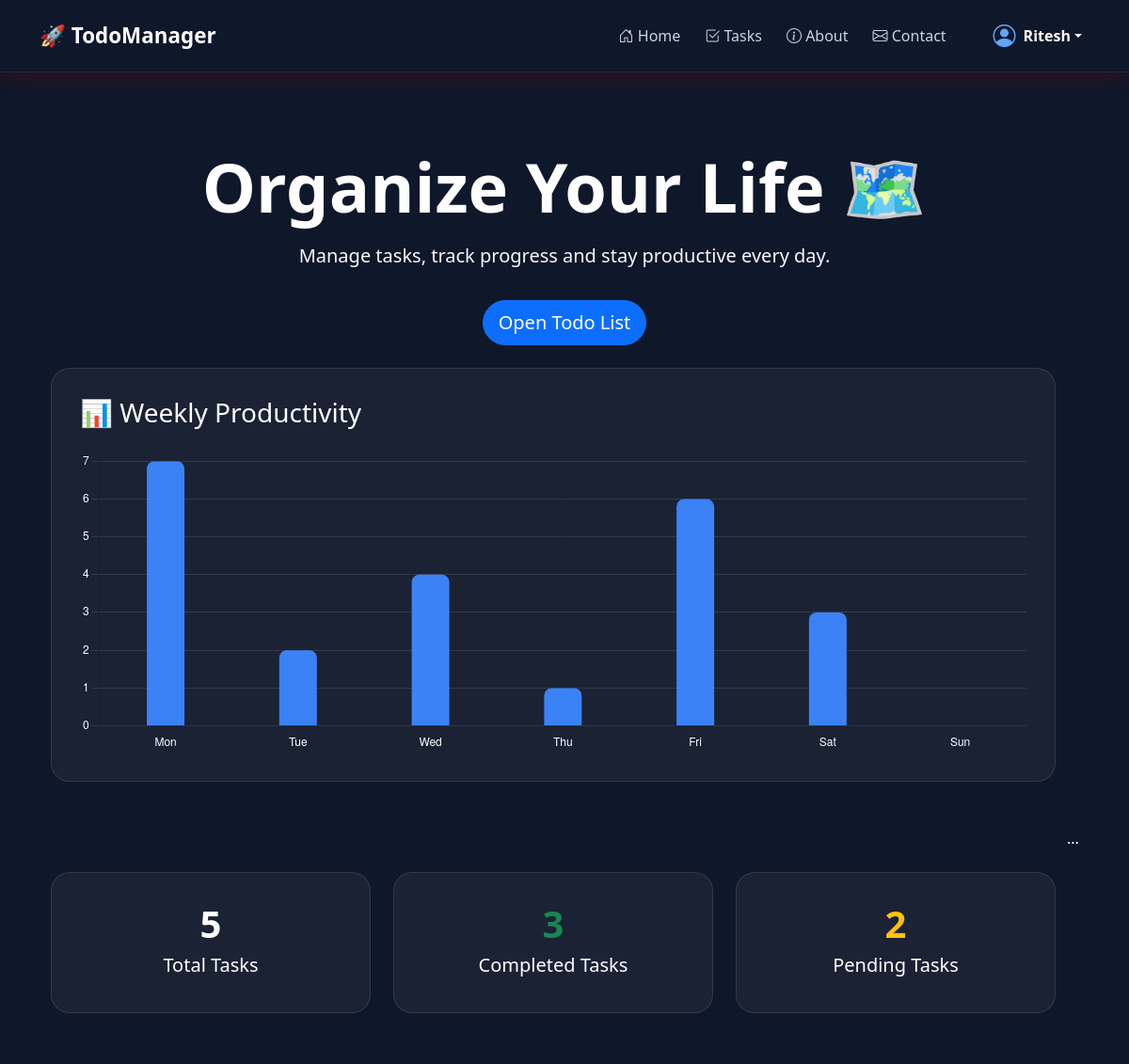
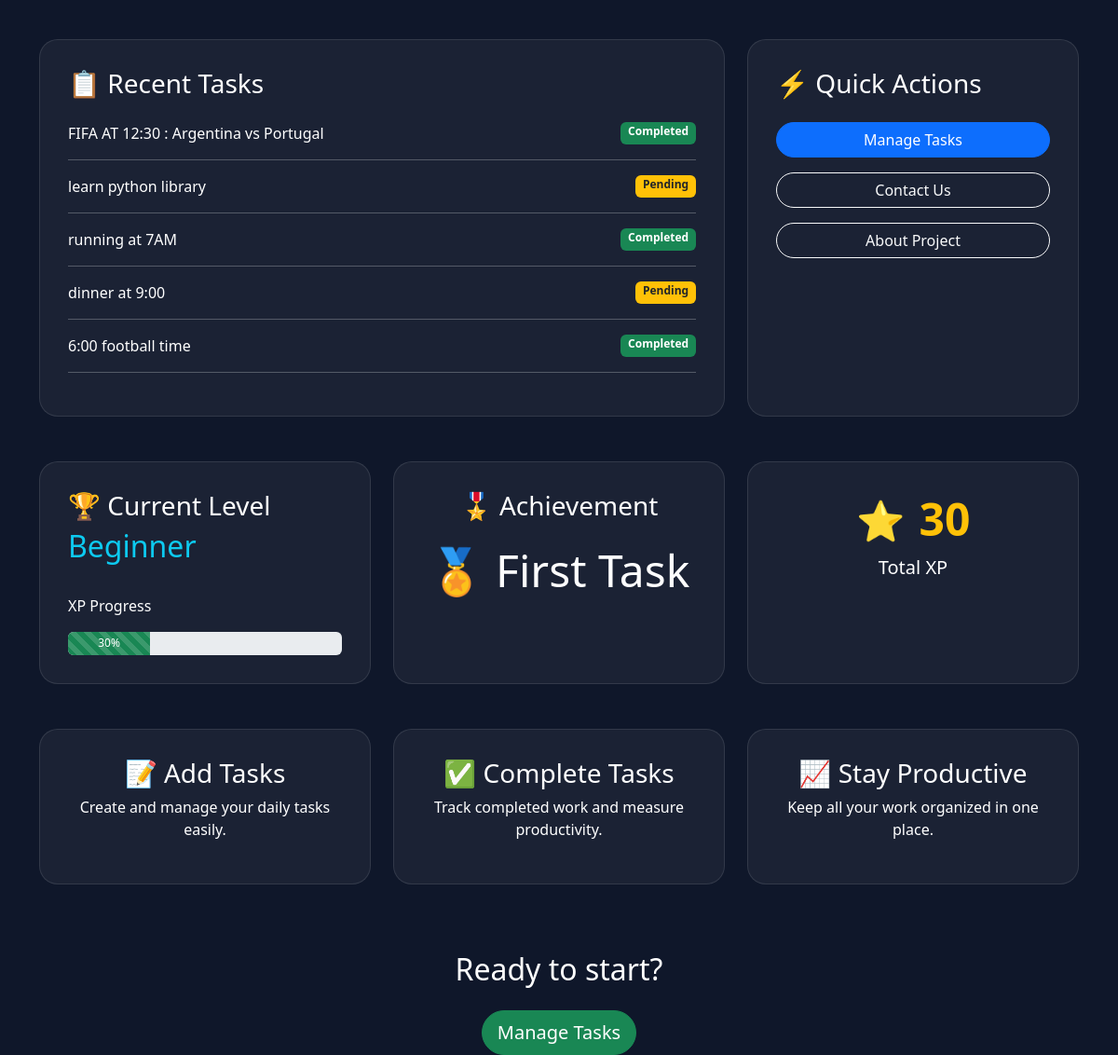
The app's page / (signed in) with its own data (2 pictures, top to bottom).
### todolist/models.py (models this page shows, shortened)
class Task(models.Model):
    user = models.ForeignKey(
        User,
        on_delete=models.CASCADE
    )
    task = models.CharField(max_length=100)
    is_completed = models.BooleanField(default=False)
    reward_points = models.IntegerField(default=0)
    completed_at = models.DateTimeField(
        null=True,
        blank=True
    )

### todolist/views.py (the view)
# urls.py: path('', views.homepage, name='homepage'),
@login_required
def homepage(request):
    user_tasks = Task.objects.filter(user=request.user)
    today = timezone.now().date()
    start_of_week =today-timedelta(days=today.weekday())
    week_labels =['Mon','Tue','Wed','Thu','Fri','Sat','Sun']
    weekly_data=[7,2,4,1,6,3]
    for i in range(7):
        current_day=start_of_week + timedelta(days=i)
        count = Task.objects.filter(
            user=request.user,
            is_completed=True,
            completed_at__date=current_day
            ).count()
        weekly_data.append(count)
    total_tasks = user_tasks.count()
    completed_tasks = user_tasks.filter(is_completed=True).count()
    pending_tasks = user_tasks.filter(is_completed=False).count()
    recent_tasks = user_tasks.order_by('-id')[:5]
    total_xp = sum(task.reward_points for task in user_tasks)
    if total_xp < 100:
        level = 'Beginner'
        progress = total_xp
    elif total_xp < 250:
        level = 'Learner'
        progress = total_xp - 100
    elif total_xp < 500:
        level = 'Professional'
        progress = total_xp - 250
    elif total_xp < 1000:
        level = 'Expert'
        progress = total_xp - 500
    else:
        level = 'Master'
        progress = 100
    if completed_tasks >= 50:
        badge = "👑 Master"
    elif completed_tasks >= 25:
        badge = "🥇 Champion"
    elif completed_tasks >= 10:
        badge = "🥈 Productive"
    elif completed_tasks >= 1:
        badge = "🏅 First Task"
    else:
        badge = "No Badge"
    context = {
        'page': 'Home Page',
        'total_tasks': total_tasks,
        'completed_tasks': completed_tasks,
        'pending_tasks': pending_tasks,
        'recent_tasks': recent_tasks,
        'total_xp': total_xp,
        'level': level,
        'progress': progress,
        'badge': badge,
        'week_labels': json.dumps(week_labels),
        'weekly_data': json.dumps(weekly_data),
    }
    return render(request, 'homepage.html', context)

### todolist/templates/homepage.html (shortened to what this page needs)
{% extends 'base.html' %}
{% block content %}
<div class="container py-5">
    <div class="text-center mb-5">
        <h1 class="display-2 fw-bold">
            Organize Your Life 🗺️
        </h1>
        <p class="lead text-light mt-3">
            Manage tasks, track progress and stay productive every day.
        </p>
        <a href="{% url 'todolist' %}" class="btn btn-primary btn-lg mt-3">
            Open Todo List
        </a>
    </div>
<div class="row g-4">
<div class="row mb-5">
    <div class="col-12">
        <div class="feature-card">
            <h3 class="mb-4">
                📊 Weekly Productivity
            </h3>
            <div style="height:320px;">
                <canvas id="weeklyChart"></canvas>
            </div>
        </div>
    </div>
</div>
<div class="row g-4">
    <div class="col-md-4">
        <div class="feature-card text-center">
            <h1 class="fw-bold">{{ total_tasks }}</h1>
            <h5>Total Tasks</h5>
        </div>
    </div>
    <div class="col-md-4">
        <div class="feature-card text-center">
            <h1 class="fw-bold text-success">{{ completed_tasks }}</h1>
            <h5>Completed Tasks</h5>
        </div>
    </div>
    <div class="col-md-4">
        <div class="feature-card text-center">
            <h1 class="fw-bold text-warning">{{ pending_tasks }}</h1>
            <h5>Pending Tasks</h5>
        </div>
    </div>
</div>
    ...
    </div>
    </div>
    <div class="row mt-5">
        <div class="col-lg-8">
            <div class="feature-card">
                <h3 class="mb-4">📋 Recent Tasks</h3>
                {% for task in recent_tasks %}
                    <div class="d-flex justify-content-between mb-3">
                        <span>{{ task.task }}</span>
                        {% if task.is_completed %}
                            <span class="badge bg-success">
                                Completed
                            </span>
                        {% else %}
                            <span class="badge bg-warning text-dark">
                                Pending
                            </span>
                        {% endif %}
                    </div>
                    <hr>
                {% empty %}
                    <p>No tasks available.</p>
                {% endfor %}
            </div>
        </div>
        <div class="col-lg-4">
            <div class="feature-card">
                <h3 class="mb-4">⚡ Quick Actions</h3>
                <a href="{% url 'todolist' %}"
                   class="btn btn-primary w-100 mb-3">
                    Manage Tasks
                </a>
                <a href="{% url 'contact' %}"
                   class="btn btn-outline-light w-100 mb-3">
                    Contact Us
                </a>
                <a href="{% url 'about' %}"
                   class="btn btn-outline-light w-100">
                    About Project
                </a>
            </div>
        </div>
    </div>
    <div class="row mt-5">
        <div class="col-md-4">
            <div class="feature-card">
                <h3>🏆 Current Level</h3>
                <h2 class="text-info">
                    {{ level }}
                </h2>
                <br>
                <p>XP Progress</p>
                <div class="progress" style="height:25px;">
                    <div class="progress-bar progress-bar-striped progress-bar-animated bg-success"
                         role="progressbar"
                         style="width: {{ progress }}%;">
                        {{ progress }}%
                    </div>
                </div>
            </div>
        </div>
        <div class="col-md-4">
            <div class="feature-card text-center">
                <h3>🎖 Achievement</h3>
                <h1 class="display-5 mt-4">
                    {{ badge }}
                </h1>
            </div>
        </div>
        <div class="col-md-4">
            <div class="feature-card text-center">
                <div class="d-flex justify-content-center align-items-center gap-3 mb-2">
                    <span style="font-size:42px;">⭐</span>
                    <span class="display-5 fw-bold text-warning">
                        {{ total_xp }}
                    </span>
                </div>
                <h5>Total XP</h5>
            </div>
        </div>
    </div>
    <div class="row mt-5">
        <div class="col-md-4 mb-4">
            <div class="feature-card text-center">
                <h3>📝 Add Tasks</h3>
                <p>Create and manage your daily tasks easily.</p>
            </div>
        </div>
        <div class="col-md-4 mb-4">
            <div class="feature-card text-center">
                <h3>✅ Complete Tasks</h3>
                <p>Track completed work and measure productivity.</p>
            </div>
        </div>
        <div class="col-md-4 mb-4">
            <div class="feature-card text-center">
                <h3>📈 Stay Productive</h3>
                <p>Keep all your work organized in one place.</p>
            </div>
        </div>
    </div>
    <div class="text-center mt-5">
        <h2>Ready to start?</h2>
        <a href="{% url 'todolist' %}"
           class="btn btn-success btn-lg mt-3">
            Manage Tasks
        </a>
    </div>
</div>
{% endblock %}
{% block scripts %}
<script>
const ctx = document.getElementById("weeklyChart");
new Chart(ctx, {
    type: "bar",
    data: {
        labels: {{ week_labels|safe }},
        datasets: [{
            label: "Completed Tasks",
            data: {{ weekly_data|safe }},
            backgroundColor: "#3b82f6",
            borderRadius: 8,
            maxBarThickness: 40
        }]
    },
    options: {
        responsive: true,
        maintainAspectRatio: false,
        plugins: {
            legend: {
                display: false
            }
        },
        scales: {
            y: {
                beginAtZero: true,
                ticks: {
                    stepSize: 1,
                    color: "#ffffff"
                },
                grid: {
                    color: "rgba(255,255,255,.1)"
                }
            },
            x: {
                ticks: {
                    color: "#ffffff"
                },
                grid: {
                    display: false
                }
            }
        }
    }
});
</script>
{% endblock %}

### templates/base.html (shortened to what this page needs)
{% load static %}
<!DOCTYPE html>
<html lang="en">
<head>
    <link href="https://cdn.jsdelivr.net/npm/bootstrap@5.3.8/dist/css/bootstrap.min.css" rel="stylesheet">
    <link rel="stylesheet"
          href="https://cdn.jsdelivr.net/npm/bootstrap-icons@1.11.3/font/bootstrap-icons.min.css">
</head>
<body>
<nav class="navbar navbar-expand-lg custom-navbar">
    <div class="container">
        <a class="navbar-brand text-white fw-bold"
           href="{% url 'homepage' %}">
            🚀 TodoManager
        </a>
        <div class="collapse navbar-collapse"
             id="navbarNav">
            <ul class="navbar-nav ms-auto align-items-center">
                <li class="nav-item">
                    <a class="nav-link"
                       href="{% url 'homepage' %}">
                        <i class="bi bi-house-door"></i>
                        Home
                    </a>
                </li>
                <li class="nav-item">
                    <a class="nav-link"
                       href="{% url 'todolist' %}">
                        <i class="bi bi-check2-square"></i>
                        Tasks
                    </a>
                </li>
                <li class="nav-item">
                    <a class="nav-link"
                       href="{% url 'about' %}">
                        <i class="bi bi-info-circle"></i>
                        About
                    </a>
                </li>
                <li class="nav-item">
                    <a class="nav-link"
                       href="{% url 'contact' %}">
                        <i class="bi bi-envelope"></i>
                        Contact
                    </a>
                </li>
                {% if user.is_authenticated %}
                <li class="nav-item dropdown ms-4">
                    <a class="nav-link dropdown-toggle user-menu"
                       href="#"
                       role="button"
                       data-bs-toggle="dropdown">
                        <i class="bi bi-person-circle fs-4 me-2"></i>
                        {{ user.username }}
                    </a>
                </li>
                {% endif %}
            </ul>
        </div>
    </div>
</nav>
<div class="container">
    {% block content %}
    {% endblock content %}
{% block scripts %}
{% endblock %}
</body>
</html>

### records on screen
Task: task "FIFA AT 12:30 : Argentina vs Portugal", is_completed "Completed"
Task: task "learn python library", is_completed "Pending"
Task: task "running at 7AM", is_completed "Completed"
Task: task "dinner at 9:00", is_completed "Pending"
Task: task "6:00 football time", is_completed "Completed"

### other values on screen
{{ user.username }} "Ritesh"
{{ total_tasks }} "5"
{{ completed_tasks }} "3"
{{ pending_tasks }} "2"
{{ level }} "Beginner"
{{ progress }} "30"
{{ badge }} "🏅 First Task"
{{ total_xp }} "30"
chart data {{ weekly_data|safe }} [7, 2, 4, 1, 6, 3, 0, 0, 0, 0, 0, 0, 0]
